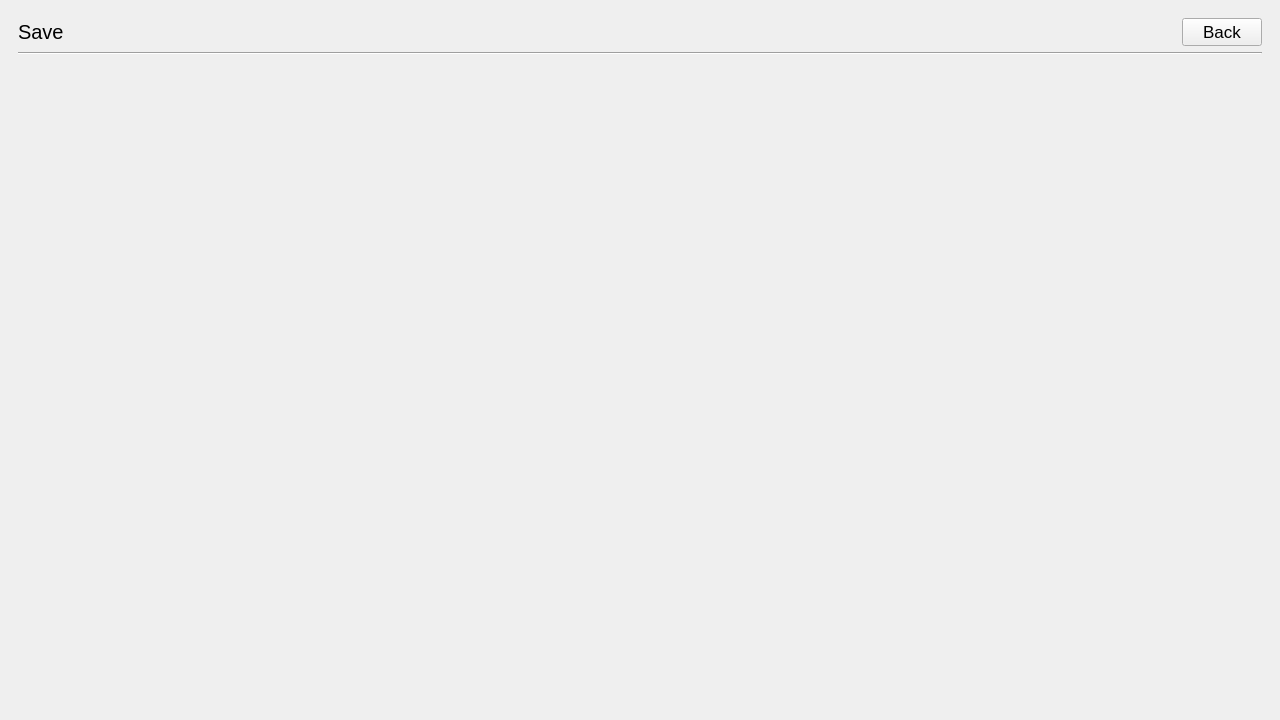
<?xml version="1.0" encoding="UTF-8"?>
<ui version="4.0">
 <class>SaveActiv</class>
 <widget class="QMainWindow" name="SaveActiv">
  <property name="geometry">
   <rect>
    <x>0</x>
    <y>0</y>
    <width>1280</width>
    <height>720</height>
   </rect>
  </property>
  <property name="windowTitle">
   <string>Save</string>
  </property>
  <property name="windowIcon">
   <iconset>
    <normaloff>asset/Ico96.png</normaloff>asset/Ico96.png</iconset>
  </property>
  <widget class="QWidget" name="centralwidget">
   <layout class="QGridLayout" name="gridLayout">
    <item row="1" column="0">
     <widget class="QFrame" name="frame">
      <property name="frameShape">
       <enum>QFrame::NoFrame</enum>
      </property>
      <property name="frameShadow">
       <enum>QFrame::Raised</enum>
      </property>
      <layout class="QGridLayout" name="gridLayout_2">
       <item row="0" column="1">
        <widget class="QLabel" name="Title">
         <property name="font">
          <font>
           <pointsize>15</pointsize>
          </font>
         </property>
         <property name="text">
          <string>Save</string>
         </property>
        </widget>
       </item>
       <item row="0" column="2">
        <spacer name="G">
         <property name="orientation">
          <enum>Qt::Horizontal</enum>
         </property>
         <property name="sizeHint" stdset="0">
          <size>
           <width>40</width>
           <height>20</height>
          </size>
         </property>
        </spacer>
       </item>
       <item row="2" column="1">
        <spacer name="G_2">
         <property name="orientation">
          <enum>Qt::Vertical</enum>
         </property>
         <property name="sizeHint" stdset="0">
          <size>
           <width>20</width>
           <height>40</height>
          </size>
         </property>
        </spacer>
       </item>
       <item row="0" column="3">
        <widget class="QPushButton" name="Exit_B">
         <property name="font">
          <font>
           <pointsize>13</pointsize>
          </font>
         </property>
         <property name="text">
          <string>Back</string>
         </property>
        </widget>
       </item>
       <item row="1" column="1" colspan="3">
        <widget class="Line" name="line">
         <property name="orientation">
          <enum>Qt::Horizontal</enum>
         </property>
        </widget>
       </item>
      </layout>
     </widget>
    </item>
   </layout>
  </widget>
 </widget>
 <resources/>
 <connections>
  <connection>
   <sender>Exit_B</sender>
   <signal>clicked()</signal>
   <receiver>SaveActiv</receiver>
   <slot>close()</slot>
   <hints>
    <hint type="sourcelabel">
     <x>751</x>
     <y>32</y>
    </hint>
    <hint type="destinationlabel">
     <x>866</x>
     <y>2</y>
    </hint>
   </hints>
  </connection>
 </connections>
</ui>
